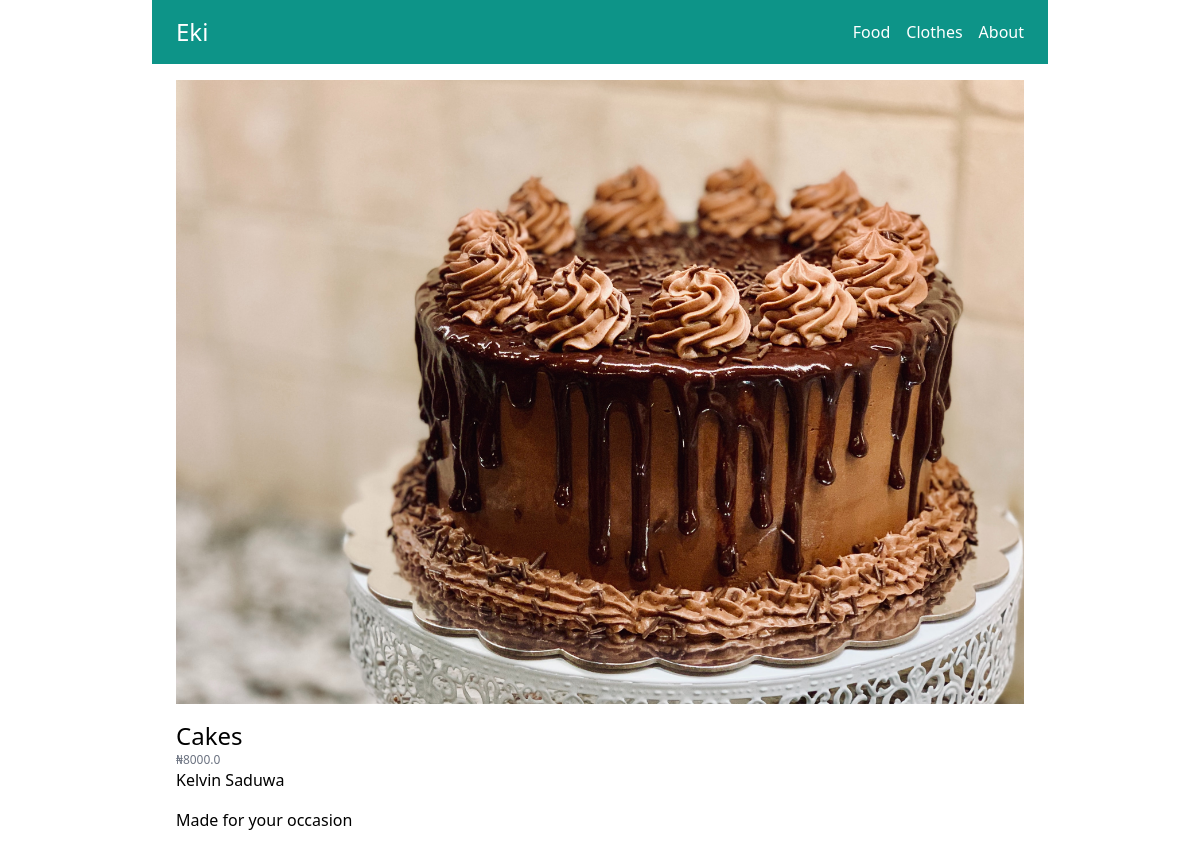
Screenshot of /food/cakes/ with the database file from the repository.
### store/models.py (models this page shows, shortened)
class Category(models.Model):
    title = models.CharField(max_length=50)
    slug = models.SlugField(max_length=50)
    class Meta:
        verbose_name_plural = 'Categories'

class Product(models.Model):
    user = models.ForeignKey(User, related_name='products', on_delete=models.CASCADE)
    category = models.ForeignKey(Category, related_name='products', on_delete=models.CASCADE)
    title = models.CharField(max_length=50)
    slug = models.SlugField(max_length=50)
    description = models.TextField(blank=True)
    price = models.IntegerField()
    image = models.ImageField(upload_to='uploads/product_images/', blank=True, null=True)
    created_at = models.DateTimeField(auto_now_add=True)
    updated_at = models.DateTimeField(auto_now=True)
    class Meta:
        ordering = ('-created_at',)
    def get_display_price(self):
        return self.price / 1

### store/views.py (the view)
# urls.py: path('<slug:category_slug>/<slug:slug>/', views.product_detail, name='product_detail'),
def product_detail(request, category_slug, slug):
    product = get_object_or_404(Product, slug=slug)
    return render(request, 'store/product_detail.html', {
        'product': product
    })

### store/templatetags/menu.py (called while the page is built)
@register.inclusion_tag('core/menu.html')
def menu():
    categories = Category.objects.all()
    return {'categories': categories}

### store/templates/store/product_detail.html (shortened to what this page needs)
{% extends 'core/base.html' %}
{% block content %}
    {% if product.image %}
        <div class="image mb-4">
            <img src="{{ product.image.url }}" alt="Image of {{ product.title }}">
        </div>
    {% endif %}
    <h1 class="text-2xl">{{ product.title }}</h1>
    <p class="text-xs text-gray-500">
        ₦{{ product.get_display_price }}</p>
        {% firstof product.user.get_full_name product.user.username %}</a>
    {% if product.description %}
        <p class="mt-4">
            {{ product.description }}
        </p>
    {% endif %}
{% endblock %}

### core/templates/core/menu.html
{% for category in categories %}
    <a href="{% url 'category_detail' category.slug %}" class="text-white">{{ category.title }}</a>
{% endfor %}
<a href="{% url 'about' %}" class="text-white">About</a>

### rows the page displays
Category: title "Food"
Category: title "Clothes"
Product: image (picture), title "Cakes", get_display_price "8000.0", user.last_name "Kelvin Saduwa", description "Made for your occasion"
